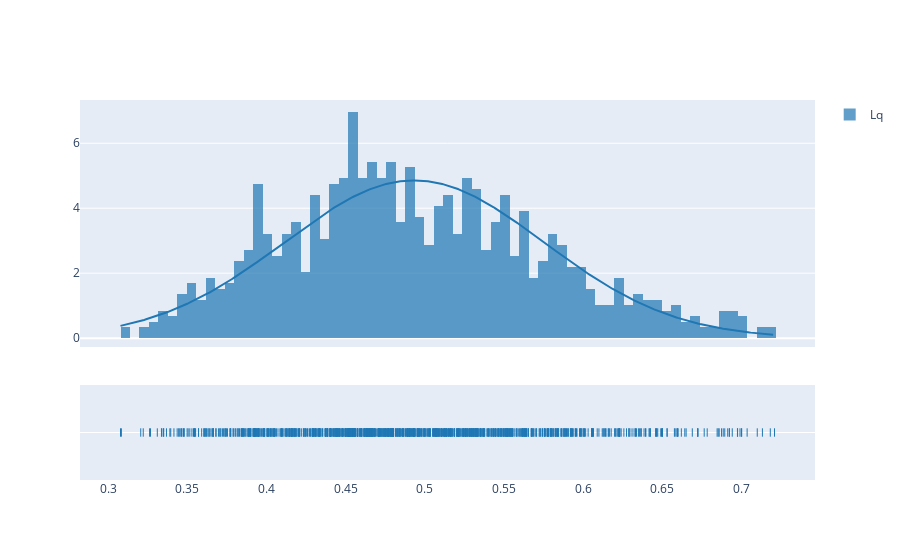

The notebook cell saved with this chart:
### Markdown cell above
### Remoção de  outliers

### Code cell
data_without_outliers = remove_outliers(data_ic['Lq']['Amostras'])
fig = ff.create_distplot([data_without_outliers], ['Lq'], curve_type='normal', bin_size=0.006)
fig.show()

### Figure 1 — Plotly figure (JSON) as saved in the notebook; plotly's stock layout.template omitted (floating-point values rounded to 4 significant figures; data arrays with more than 128 entries replaced by an {"elided": "..."} marker saying what was removed)
{"data": [{"autobinx": false, "histnorm": "probability density", "legendgroup": "Lq", "marker": {"color": "rgb(31, 119, 180)"}, "name": "Lq", "opacity": 0.7, "type": "histogram", "x": {"elided": "983 float values"}, "xaxis": "x", "xbins": {"end": 0.721, "size": 0.006, "start": 0.3077}, "yaxis": "y"}, {"legendgroup": "Lq", "marker": {"color": "rgb(31, 119, 180)"}, "mode": "lines", "name": "Lq", "showlegend": false, "type": "scatter", "x": {"elided": "500 float values"}, "xaxis": "x", "y": {"elided": "500 float values"}, "yaxis": "y"}, {"legendgroup": "Lq", "marker": {"color": "rgb(31, 119, 180)", "symbol": "line-ns-open"}, "mode": "markers", "name": "Lq", "showlegend": false, "type": "scatter", "x": {"elided": "983 float values"}, "xaxis": "x", "y": {"elided": "983 str values"}, "yaxis": "y2"}], "layout": {"barmode": "overlay", "hovermode": "closest", "legend": {"traceorder": "reversed"}, "xaxis": {"anchor": "y2", "domain": [0, 1], "zeroline": false}, "yaxis": {"anchor": "free", "domain": [0.35, 1], "position": 0}, "yaxis2": {"anchor": "x", "domain": [0, 0.25], "dtick": 1, "showticklabels": false}}}
